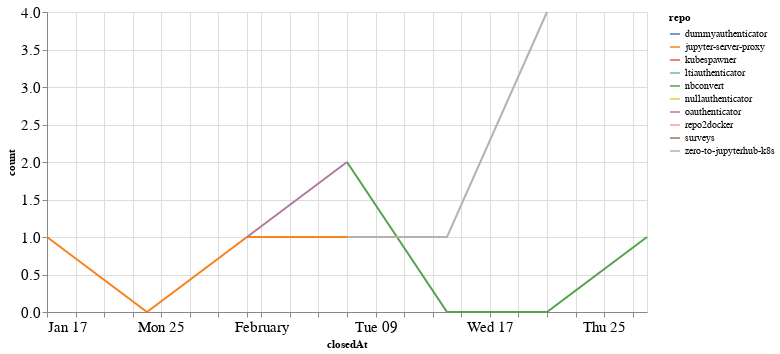

Notebook source saved alongside this figure:
### Code cell
closed_by_time = closed_by.groupby('repo').resample('W', on='closedAt').count()['author'].reset_index()
closed_by_time = closed_by_time.rename(columns={'author': 'count'})

alt.Chart(closed_by_time, width=600).mark_line().encode(
    x='closedAt',
    y='count',
    color='repo',
    tooltip="repo"
)

### Figure 1 — Vega-Lite specification as saved in the notebook (floating-point values rounded to 4 significant figures)
{"config": {"axisLeft": {"labelFontSize": 15}, "axisBottom": {"labelFontSize": 15}}, "data": {"name": "data-115dcbd38889d08b7abfd209284764d2"}, "mark": "line", "encoding": {"color": {"type": "nominal", "field": "repo"}, "tooltip": {"type": "nominal", "field": "repo"}, "x": {"type": "temporal", "field": "closedAt"}, "y": {"type": "quantitative", "field": "count"}}, "width": 600, "$schema": "https://vega.github.io/schema/vega-lite/v4.8.1.json", "datasets": {"data-115dcbd38889d08b7abfd209284764d2": [{"repo": "dummyauthenticator", "closedAt": "2021-02-14T00:00:00", "count": 1}, {"repo": "jupyter-server-proxy", "closedAt": "2021-01-17T00:00:00", "count": 1}, {"repo": "jupyter-server-proxy", "closedAt": "2021-01-24T00:00:00", "count": 0}, {"repo": "jupyter-server-proxy", "closedAt": "2021-01-31T00:00:00", "count": 1}, {"repo": "jupyter-server-proxy", "closedAt": "2021-02-07T00:00:00", "count": 1}, {"repo": "jupyter-server-proxy", "closedAt": "2021-02-14T00:00:00", "count": 1}, {"repo": "kubespawner", "closedAt": "2021-02-28T00:00:00", "count": 1}, {"repo": "ltiauthenticator", "closedAt": "2021-01-31T00:00:00", "count": 1}, {"repo": "nbconvert", "closedAt": "2021-02-07T00:00:00", "count": 2}, {"repo": "nbconvert", "closedAt": "2021-02-14T00:00:00", "count": 0}, {"repo": "nbconvert", "closedAt": "2021-02-21T00:00:00", "count": 0}, {"repo": "nbconvert", "closedAt": "2021-02-28T00:00:00", "count": 1}, {"repo": "nullauthenticator", "closedAt": "2021-02-14T00:00:00", "count": 1}, {"repo": "oauthenticator", "closedAt": "2021-01-31T00:00:00", "count": 1}, {"repo": "oauthenticator", "closedAt": "2021-02-07T00:00:00", "count": 2}, {"repo": "repo2docker", "closedAt": "2021-02-21T00:00:00", "count": 1}, {"repo": "surveys", "closedAt": "2021-02-21T00:00:00", "count": 1}, {"repo": "zero-to-jupyterhub-k8s", "closedAt": "2021-02-07T00:00:00", "count": 1}, {"repo": "zero-to-jupyterhub-k8s", "closedAt": "2021-02-14T00:00:00", "count": 1}, {"repo": "zero-to-jupyterhub-k8s", "closedAt": "2021-02-21T00:00:00", "count": 4}]}}
